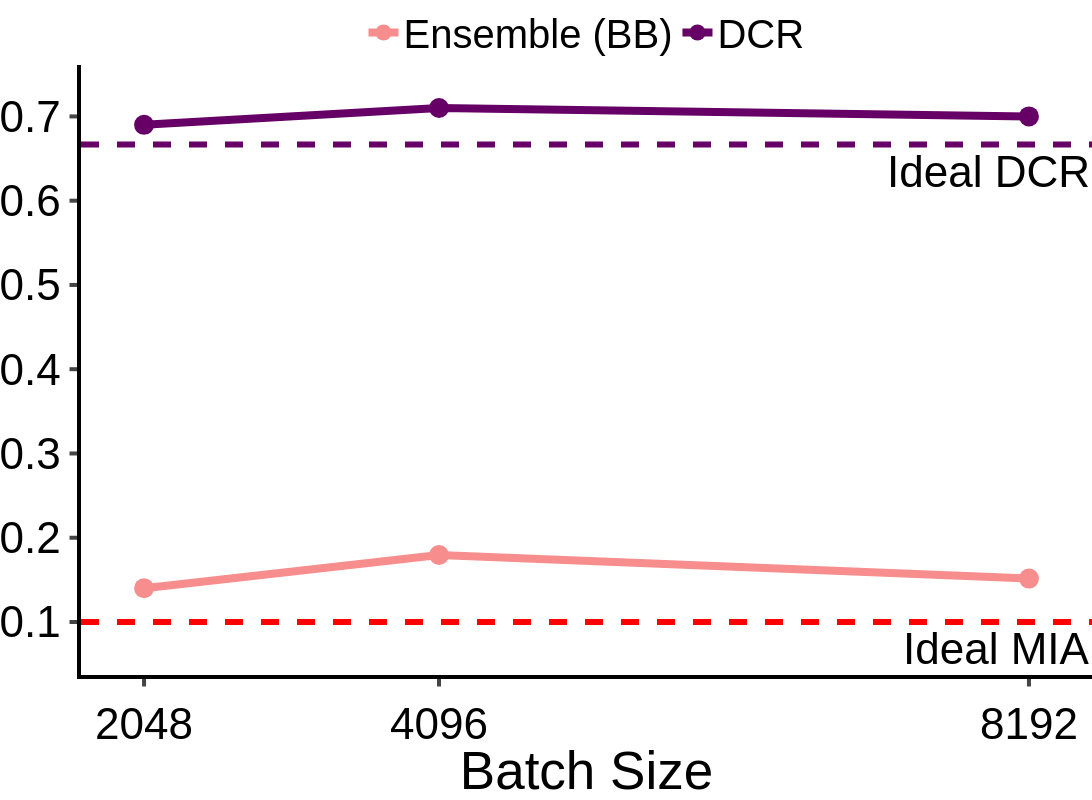

This figure's notebook cell:
### Code cell
df = {"Batch Size": batch_size, "Ensemble (BB)": batch_size_bb, "DCR": batch_size_dcr}

fig = px.line(
    data_frame=df,
    x="Batch Size",
    y=["Ensemble (BB)", "DCR"],
    markers=True,
)
fig.data[0].line.color = "#f78d8d"
fig.data[1].line.color = "#660066"
fig.add_hline(y=0.1, line_dash="dash", line_color="red", annotation_text="Ideal MIA", annotation_position="bottom right", line_width=6)
fig.add_hline(y=2/3, line_dash="dash", line_color="#660066", annotation_text="Ideal DCR", annotation_position="bottom right", line_width=6)
fig.update_layout(
    xaxis=dict(
        tickmode='array',
        tickvals=["2048", "4096", "8192"],
    ),
)
fig.update_xaxes(
    ticks="outside", tickwidth=4, ticklen=7.5, linewidth=4, linecolor="black", tickangle=0, title_font_family="Helvetica", tickfont_family="Helvetica", tickfont_size=FONT_SIZE,
)
fig.update_yaxes(
    ticks="outside", tickwidth=4, ticklen=7.5, linewidth=4, linecolor="black", title = "Metric Score", tickangle=0, title_font_family="Helvetica", tickfont_family="Helvetica", tickfont_size=FONT_SIZE,
)
fig.update_traces(marker=dict(size=20), line=dict(width=8))

customize_figure_layout(fig)
fig.update_layout(yaxis_title=None)
save_and_display_figure(fig, "berka_ensemble_dcr_batch_size", plots_dir)

### Figure 1 — Plotly figure (JSON) as saved in the notebook; plotly's stock layout.template omitted (floating-point values rounded to 4 significant figures)
{"data": [{"hovertemplate": "variable=Ensemble (BB)<br>Batch Size=%{x}<br>value=%{y}<extra></extra>", "legendgroup": "Ensemble (BB)", "line": {"color": "#f78d8d", "dash": "solid", "width": 8}, "marker": {"size": 20, "symbol": "circle"}, "mode": "lines+markers", "name": "Ensemble (BB)", "orientation": "v", "showlegend": true, "type": "scatter", "x": [2048, 4096, 8192], "xaxis": "x", "y": [0.14, 0.1795, 0.1515], "yaxis": "y"}, {"hovertemplate": "variable=DCR<br>Batch Size=%{x}<br>value=%{y}<extra></extra>", "legendgroup": "DCR", "line": {"color": "#660066", "dash": "solid", "width": 8}, "marker": {"size": 20, "symbol": "circle"}, "mode": "lines+markers", "name": "DCR", "orientation": "v", "showlegend": true, "type": "scatter", "x": [2048, 4096, 8192], "xaxis": "x", "y": [0.69, 0.71, 0.7], "yaxis": "y"}], "layout": {"annotations": [{"showarrow": false, "text": "Ideal MIA", "x": 1, "xanchor": "right", "xref": "x domain", "y": 0.1, "yanchor": "top", "yref": "y"}, {"showarrow": false, "text": "Ideal DCR", "x": 1, "xanchor": "right", "xref": "x domain", "y": 0.6667, "yanchor": "top", "yref": "y"}], "font": {"color": "black", "family": "Helvetica", "size": 44}, "height": 800, "legend": {"font": {"size": 40}, "orientation": "h", "title": {"font": {"family": "Helvetica"}, "text": ""}, "tracegroupgap": 0, "valign": "top", "x": 0.5, "xanchor": "center", "y": 1, "yanchor": "bottom"}, "margin": {"b": 0, "l": 0, "pad": 0, "r": 0, "t": 40}, "plot_bgcolor": "white", "shapes": [{"line": {"color": "red", "dash": "dash", "width": 6}, "type": "line", "x0": 0, "x1": 1, "xref": "x domain", "y0": 0.1, "y1": 0.1, "yref": "y"}, {"line": {"color": "#660066", "dash": "dash", "width": 6}, "type": "line", "x0": 0, "x1": 1, "xref": "x domain", "y0": 0.6667, "y1": 0.6667, "yref": "y"}], "title": {"font": {"family": "Helvetica"}, "x": 0.5, "y": 0.99}, "width": 1200, "xaxis": {"anchor": "y", "automargin": true, "domain": [0, 1], "linecolor": "black", "linewidth": 4, "tickangle": 0, "tickfont": {"family": "Helvetica", "size": 44}, "ticklen": 7.5, "tickmode": "array", "ticks": "outside", "tickvals": ["2048", "4096", "8192"], "tickwidth": 4, "title": {"font": {"family": "Helvetica"}, "text": "Batch Size"}}, "yaxis": {"anchor": "x", "automargin": true, "domain": [0, 1], "linecolor": "black", "linewidth": 4, "tickangle": 0, "tickfont": {"family": "Helvetica", "size": 44}, "ticklen": 7.5, "ticks": "outside", "tickwidth": 4, "title": {}}}}
